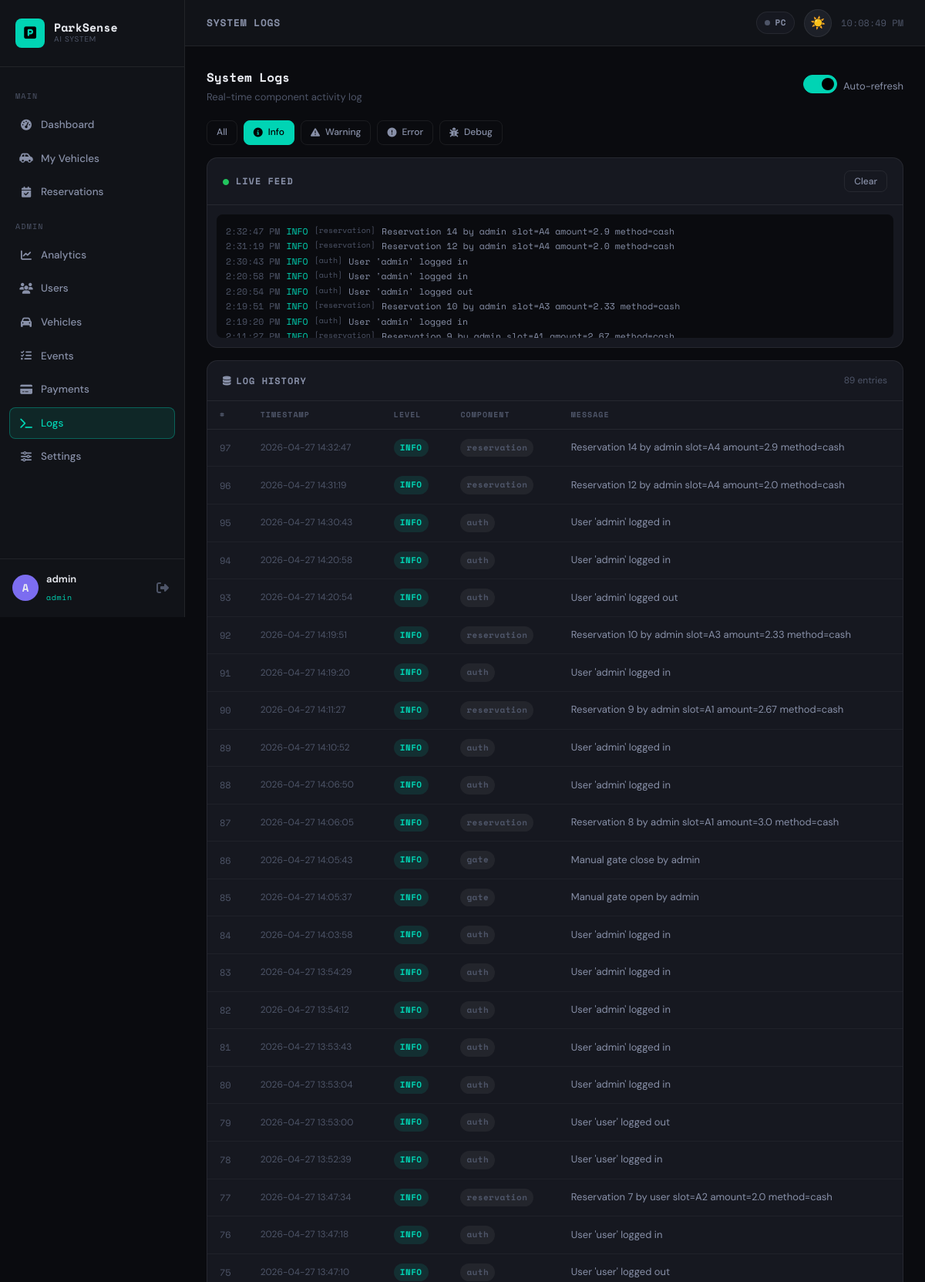
/admin/logs?level=INFO (signed in, upper part), run on the app's committed database.
### rpi/backend/models.py (models this page shows, shortened)
class User(UserMixin, db.Model):
    __tablename__ = "users"
    id            = db.Column(db.Integer, primary_key=True)
    username      = db.Column(db.String(80),  unique=True, nullable=False, index=True)
    email         = db.Column(db.String(120), unique=True, nullable=False, index=True)
    password_hash = db.Column(db.String(256), nullable=False)
    role          = db.Column(db.String(20),  nullable=False, default="user")
    is_active     = db.Column(db.Boolean, default=True)
    created_at    = db.Column(db.DateTime, default=datetime.utcnow)
    last_login    = db.Column(db.DateTime)
    vehicles     = db.relationship("Vehicle",      backref="owner", lazy="dynamic",
                                   cascade="all, delete-orphan",
                                   foreign_keys="Vehicle.user_id")
    reservations = db.relationship("Reservation",  backref="user",  lazy="dynamic")
    events       = db.relationship("ParkingEvent", backref="user",  lazy="dynamic")
    payments     = db.relationship("Payment",      backref="user",  lazy="dynamic")

class SystemLog(db.Model):
    __tablename__ = "system_logs"
    id        = db.Column(db.Integer, primary_key=True)
    level     = db.Column(db.String(10))
    component = db.Column(db.String(50))
    message   = db.Column(db.Text)
    timestamp = db.Column(db.DateTime, default=datetime.utcnow, index=True)

### rpi/backend/app.py (the view)
@app.route("/admin/logs")
@admin_required
def admin_logs():
    page  = request.args.get("page",  1, type=int)
    level = request.args.get("level", "")
    q     = SystemLog.query.order_by(SystemLog.timestamp.desc())
    if level:
        q = q.filter_by(level=level)
    logs  = q.paginate(page=page, per_page=50)
    return render_template("admin_logs.html", logs=logs, current_level=level)

### rpi/backend/app.py (called while the page is built)
@login_manager.user_loader
def load_user(uid):
    return User.query.get(int(uid))

def admin_required(f):
    @wraps(f)
    @login_required
    def wrapper(*args, **kwargs):
        if not current_user.is_admin:
            abort(403)
        return f(*args, **kwargs)
    return wrapper

### web/templates/admin_logs.html (shortened to what this page needs)
{% extends "base.html" %}
{% block page_title %}System Logs{% endblock %}
{% block content %}
<div style="display:flex;justify-content:space-between;align-items:center;margin-bottom:20px">
  <div>
    <h2 style="font-family:var(--font-mono);font-size:16px;color:var(--text-primary)">System Logs</h2>
    <p style="font-size:13px;color:var(--text-muted);margin-top:2px">Real-time component activity log</p>
  </div>
  <div style="display:flex;gap:8px;align-items:center">
    <div id="autoRefreshToggle" style="display:flex;align-items:center;gap:8px">
      <label class="toggle">
        <span class="toggle-slider"></span>
      </label>
      <span style="font-size:13px;color:var(--text-secondary)">Auto-refresh</span>
    </div>
  </div>
</div>
<div style="display:flex;gap:8px;margin-bottom:16px;flex-wrap:wrap">
  {% for level in ['', 'INFO', 'WARNING', 'ERROR', 'DEBUG'] %}
  <a href="{{ url_for('admin_logs', level=level) }}"
     class="btn btn-sm {% if current_level == level %}btn-primary{% else %}btn-secondary{% endif %}">
    {% if level == '' %}All
    {% elif level == 'INFO' %}<i class="fa-solid fa-info-circle"></i> Info
    {% elif level == 'WARNING' %}<i class="fa-solid fa-triangle-exclamation"></i> Warning
    {% elif level == 'ERROR' %}<i class="fa-solid fa-exclamation-circle"></i> Error
    {% else %}<i class="fa-solid fa-bug"></i> Debug{% endif %}
  </a>
  {% endfor %}
</div>
<div class="card mb-4">
  <div class="card-header">
    <span class="card-title"><i class="fa-solid fa-circle" style="color:#22c55e;font-size:8px;margin-right:8px" class="pulse"></i>Live Feed</span>
    <button class="btn btn-sm btn-secondary" onclick="clearLiveFeed()">Clear</button>
  </div>
  <div class="card-body" style="padding:12px">
    <div class="log-feed" id="liveFeed" style="max-height:160px">
    </div>
  </div>
</div>
<div class="card">
  <div class="card-header">
    <span class="card-title"><i class="fa-solid fa-database" style="margin-right:6px"></i>Log History</span>
    <span style="font-size:12px;color:var(--text-muted)">{{ logs.total }} entries</span>
  </div>
  <div class="table-wrap">
    <table>
      <thead>
        <tr>
          <th>#</th>
          <th>Timestamp</th>
          <th>Level</th>
          <th>Component</th>
          <th>Message</th>
        </tr>
      </thead>
      <tbody>
        {% for log in logs.items %}
        <tr>
          <td class="mono" style="color:var(--text-muted)">{{ log.id }}</td>
          <td style="white-space:nowrap;font-size:12px;color:var(--text-muted)">
            {{ log.timestamp.strftime('%Y-%m-%d %H:%M:%S') }}
          </td>
          <td>
            <span class="badge
              {% if log.level == 'INFO' %}badge-info
              {% elif log.level == 'WARNING' %}badge-warning
              {% elif log.level == 'ERROR' %}badge-danger
              {% else %}badge-muted{% endif %}">
              {{ log.level }}
            </span>
          </td>
          <td>
            <span class="badge badge-muted mono">{{ log.component }}</span>
          </td>
          <td style="color:var(--text-secondary);font-size:13px;max-width:500px">
            {{ log.message }}
          </td>
        </tr>
        {% else %}
        <tr><td colspan="5" style="text-align:center;color:var(--text-muted);padding:32px">No logs found</td></tr>
        {% endfor %}
      </tbody>
    </table>
  </div>
</div>
{% endblock %}

### web/templates/base.html (shortened to what this page needs)
<!DOCTYPE html>
<html lang="en" data-theme="dark">
<head>
  <link rel="stylesheet" href="https://cdnjs.cloudflare.com/ajax/libs/font-awesome/6.5.0/css/all.min.css"/>
  <link rel="stylesheet" href="{{ url_for('static', filename='css/style.css') }}"/>
</head>
<body>
{% if current_user.is_authenticated %}
<aside class="sidebar" id="sidebar">
  <div class="sidebar-brand">
    <div class="brand-icon"><i class="fa-solid fa-square-parking"></i></div>
    <div class="brand-text">
      <span class="brand-name">ParkSense</span>
      <span class="brand-sub">AI System</span>
    </div>
  </div>
  <nav class="sidebar-nav">
    <div class="nav-section-label">MAIN</div>
    <a href="{{ url_for('dashboard') }}" class="nav-item {% if request.endpoint == 'dashboard' %}active{% endif %}">
      <i class="fa-solid fa-gauge-high"></i><span>Dashboard</span>
    </a>
    <a href="{{ url_for('my_vehicles') }}" class="nav-item {% if request.endpoint in ['my_vehicles','add_my_vehicle','delete_my_vehicle'] %}active{% endif %}">
      <i class="fa-solid fa-car-side"></i><span>My Vehicles</span>
    </a>
    <a href="{{ url_for('reservations') }}" class="nav-item {% if request.endpoint == 'reservations' %}active{% endif %}">
      <i class="fa-solid fa-calendar-check"></i><span>Reservations</span>
    </a>
    {% if current_user.is_admin %}
    <div class="nav-section-label">ADMIN</div>
    <a href="{{ url_for('admin_dashboard') }}" class="nav-item {% if request.endpoint == 'admin_dashboard' %}active{% endif %}">
      <i class="fa-solid fa-chart-line"></i><span>Analytics</span>
    </a>
    <a href="{{ url_for('admin_users') }}" class="nav-item {% if request.endpoint == 'admin_users' %}active{% endif %}">
      <i class="fa-solid fa-users"></i><span>Users</span>
    </a>
    <a href="{{ url_for('admin_vehicles') }}" class="nav-item {% if request.endpoint == 'admin_vehicles' %}active{% endif %}">
      <i class="fa-solid fa-car"></i><span>Vehicles</span>
    </a>
    <a href="{{ url_for('admin_events') }}" class="nav-item {% if request.endpoint == 'admin_events' %}active{% endif %}">
      <i class="fa-solid fa-list-check"></i><span>Events</span>
    </a>
    <a href="{{ url_for('admin_payments') }}" class="nav-item {% if request.endpoint in ['admin_payments','admin_mark_paid'] %}active{% endif %}">
      <i class="fa-solid fa-credit-card"></i><span>Payments</span>
    </a>
    <a href="{{ url_for('admin_logs') }}" class="nav-item {% if request.endpoint == 'admin_logs' %}active{% endif %}">
      <i class="fa-solid fa-terminal"></i><span>Logs</span>
    </a>
    <a href="{{ url_for('admin_settings') }}" class="nav-item {% if request.endpoint == 'admin_settings' %}active{% endif %}">
      <i class="fa-solid fa-sliders"></i><span>Settings</span>
    </a>
    {% endif %}
  </nav>
  <div class="sidebar-user">
    <div class="user-avatar">{{ current_user.username[0]|upper }}</div>
    <div class="user-info">
      <span class="user-name">{{ current_user.username }}</span>
      <span class="user-role badge-{{ current_user.role }}">{{ current_user.role }}</span>
    </div>
    <a href="{{ url_for('logout') }}" class="logout-btn" title="Logout">
      <i class="fa-solid fa-right-from-bracket"></i>
    </a>
  </div>
</aside>
<div class="main-wrapper">
  <header class="topbar">
    <div class="topbar-title">{% block page_title %}Dashboard{% endblock %}</div>
    <div class="topbar-right">
      <div class="status-pill" id="pcStatus">
        <span class="dot dot-grey"></span> PC
      </div>
      <button class="theme-toggle" id="themeToggleBtn" onclick="toggleTheme()" title="Toggle theme">☀️</button>
      <div class="topbar-time" id="topbarTime"></div>
    </div>
  </header>
  <main class="content">
    {% block content %}{% endblock %}
  </main>
</div>
{% else %}
  {% block auth_content %}{% endblock %}
{% endif %}
</body>
</html>

### data on the page
User: username "A", username "admin", role "admin", is_active True (drawn)
SystemLog: id "97", timestamp "2026-04-27 14:32:47", level "INFO", component "reservation", message "Reservation 14 by admin slot=A4 amount=2.9 method=cash"
SystemLog: id "96", timestamp "2026-04-27 14:31:19", level "INFO", component "reservation", message "Reservation 12 by admin slot=A4 amount=2.0 method=cash"
SystemLog: id "95", timestamp "2026-04-27 14:30:43", level "INFO", component "auth", message "User 'admin' logged in"
SystemLog: id "94", timestamp "2026-04-27 14:20:58", level "INFO", component "auth", message "User 'admin' logged in"
SystemLog: id "93", timestamp "2026-04-27 14:20:54", level "INFO", component "auth", message "User 'admin' logged out"
SystemLog: id "92", timestamp "2026-04-27 14:19:51", level "INFO", component "reservation", message "Reservation 10 by admin slot=A3 amount=2.33 method=cash"
SystemLog: id "91", timestamp "2026-04-27 14:19:20", level "INFO", component "auth", message "User 'admin' logged in"
SystemLog: id "90", timestamp "2026-04-27 14:11:27", level "INFO", component "reservation", message "Reservation 9 by admin slot=A1 amount=2.67 method=cash"
SystemLog: id "89", timestamp "2026-04-27 14:10:52", level "INFO", component "auth", message "User 'admin' logged in"
SystemLog: id "88", timestamp "2026-04-27 14:06:50", level "INFO", component "auth", message "User 'admin' logged in"
SystemLog: id "87", timestamp "2026-04-27 14:06:05", level "INFO", component "reservation", message "Reservation 8 by admin slot=A1 amount=3.0 method=cash"
SystemLog: id "86", timestamp "2026-04-27 14:05:43", level "INFO", component "gate", message "Manual gate close by admin"
SystemLog: id "85", timestamp "2026-04-27 14:05:37", level "INFO", component "gate", message "Manual gate open by admin"
SystemLog: id "84", timestamp "2026-04-27 14:03:58", level "INFO", component "auth", message "User 'admin' logged in"
SystemLog: id "83", timestamp "2026-04-27 13:54:29", level "INFO", component "auth", message "User 'admin' logged in"
SystemLog: id "82", timestamp "2026-04-27 13:54:12", level "INFO", component "auth", message "User 'admin' logged in"
SystemLog: id "81", timestamp "2026-04-27 13:53:43", level "INFO", component "auth", message "User 'admin' logged in"
SystemLog: id "80", timestamp "2026-04-27 13:53:04", level "INFO", component "auth", message "User 'admin' logged in"
SystemLog: id "79", timestamp "2026-04-27 13:53:00", level "INFO", component "auth", message "User 'user' logged out"
SystemLog: id "78", timestamp "2026-04-27 13:52:39", level "INFO", component "auth", message "User 'user' logged in"
SystemLog: id "77", timestamp "2026-04-27 13:47:34", level "INFO", component "reservation", message "Reservation 7 by user slot=A2 amount=2.0 method=cash"
SystemLog: id "76", timestamp "2026-04-27 13:47:18", level "INFO", component "auth", message "User 'user' logged in"
SystemLog: id "75", timestamp "2026-04-27 13:47:10", level "INFO", component "auth", message "User 'user' logged out"

### other printed values
{{ logs.total }} "89"
